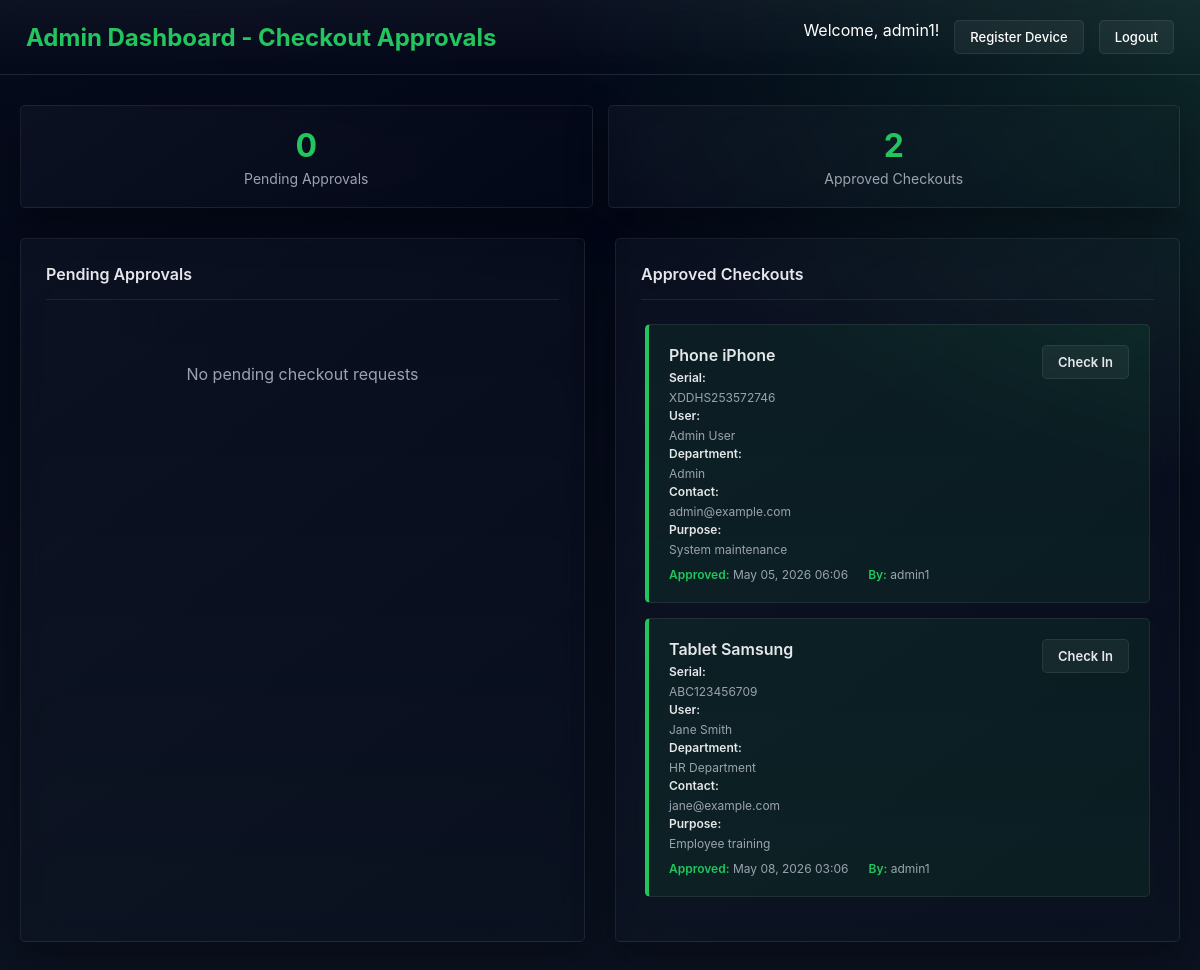
The page /approvals/ (signed in) on the database as committed earlier.
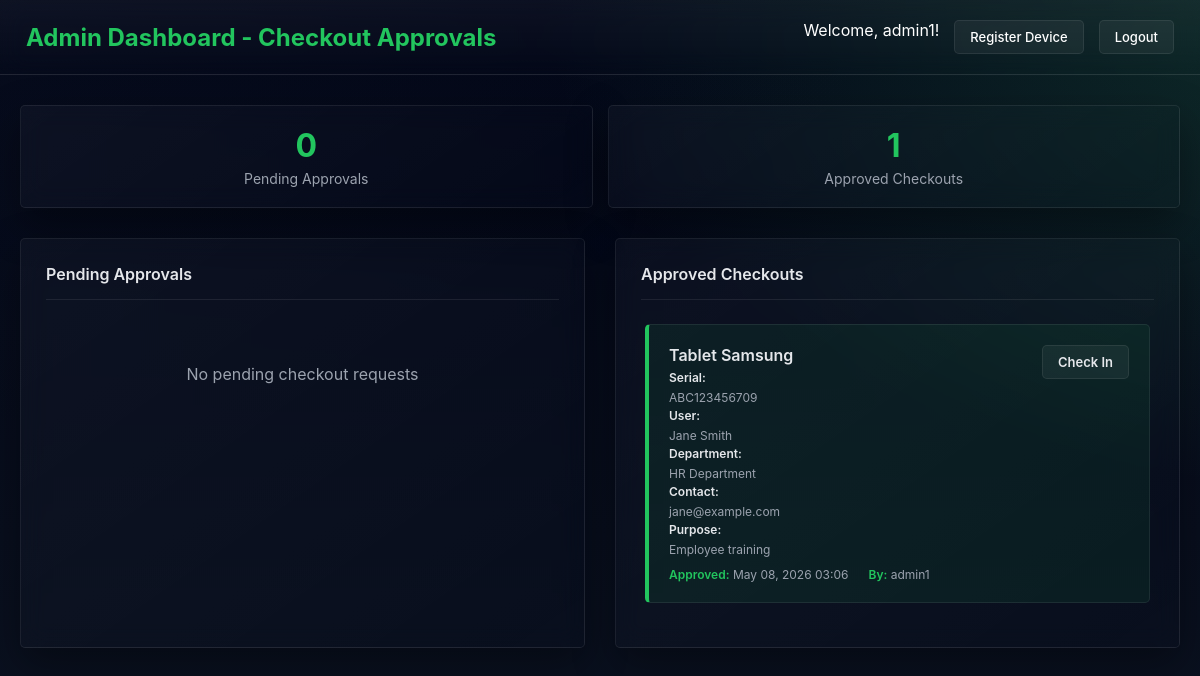
The same page on the database as committed later.
### monitor/models.py (models this page shows, shortened)
class DeviceCheckout(models.Model):
    STATUS_CHOICES = (
        ('PENDING', 'Pending Approval'),
        ('APPROVED', 'Approved'),
        ('CHECKED_OUT', 'Checked Out'),
        ('COMPLETED', 'Completed'),
        ('DENIED', 'Denied'),
    )
    registered_device = models.ForeignKey(RegisteredDevice, on_delete=models.CASCADE, related_name='checkouts', null=True, blank=True)
    serial_number = models.CharField(max_length=120, blank=True, null=True)  # denormalized for quick lookup
    user = models.ForeignKey(User, on_delete=models.CASCADE, related_name='checkouts', null=True, blank=True)
    user_name = models.CharField(max_length=120)
    user_contact = models.CharField(max_length=120, blank=True)
    user_department = models.CharField(max_length=120, blank=True)
    checkout_time = models.DateTimeField(auto_now_add=True)
    checkin_time = models.DateTimeField(null=True, blank=True)
    purpose = models.TextField(blank=True)
    is_active = models.BooleanField(default=True)
    status = models.CharField(max_length=20, choices=STATUS_CHOICES, default='PENDING')
    approved_by = models.ForeignKey(User, on_delete=models.SET_NULL, null=True, blank=True, related_name='approvals')
    approval_date = models.DateTimeField(null=True, blank=True)
    class Meta:
        verbose_name = 'Device Checkout'
        verbose_name_plural = 'Device Checkouts'

class RegisteredDevice(models.Model):
    serial_number = models.CharField(max_length=120, unique=True)
    device_name = models.CharField(max_length=200)
    device_model = models.CharField(max_length=200, blank=True)
    description = models.TextField(blank=True)
    registered_by = models.ForeignKey(User, on_delete=models.SET_NULL, null=True, blank=True, related_name='registered_devices')
    registered_date = models.DateTimeField(auto_now_add=True)
    is_active = models.BooleanField(default=True)
    class Meta:
        verbose_name = 'Registered Device'
        verbose_name_plural = 'Registered Devices'

### monitor/views.py (the view)
# urls.py: path('approvals/', views.admin_approvals, name='admin_approvals'),
@login_required(login_url='login')
@role_required('ADMIN')
def admin_approvals(request):
    pending_checkouts = DeviceCheckout.objects.filter(status='PENDING').order_by('-checkout_time')
    approved_checkouts = DeviceCheckout.objects.filter(status='CHECKED_OUT').order_by('-checkout_time')
    return render(request, 'admin_dashboard.html', {
        'pending_checkouts': pending_checkouts,
        'approved_checkouts': approved_checkouts
    })

### monitor/templates/admin_dashboard.html (shortened to what this page needs)
<!DOCTYPE html>
<html lang="en">
<head>
</head>
<body>
    <header>
        <h1>Admin Dashboard - Checkout Approvals</h1>
        <div class="header-actions">
            <span>Welcome, {{ user.get_full_name|default:user.username }}!</span>
            <a href="{% url 'register_device' %}">Register Device</a>
            <a href="{% url 'logout' %}">Logout</a>
        </div>
    </header>
    <div class="container">
        <div class="stats" data-section="stats">
            <div class="stat-card">
                <div class="stat-number">{{ pending_checkouts|length }}</div>
                <div class="stat-label">Pending Approvals</div>
            </div>
            <div class="stat-card">
                <div class="stat-number">{{ approved_checkouts|length }}</div>
                <div class="stat-label">Approved Checkouts</div>
            </div>
        </div>
        <div class="dashboard-grid">
            <div class="card" data-section="pending-checkouts">
                <h2>Pending Approvals</h2>
                <div class="checkout-list" id="pendingList">
                    {% if pending_checkouts %}
                        {% for checkout in pending_checkouts %}
                        <div class="checkout-item pending" id="checkout-{{ checkout.id }}">
                            <div class="checkout-info">
                                <strong>{% if checkout.registered_device %}{{ checkout.registered_device.device_name }}{% else %}{{ checkout.serial_number }}{% endif %}</strong>
                                <small><strong>Serial:</strong> {{ checkout.serial_number }}</small>
                                <small><strong>User:</strong> {{ checkout.user_name }}</small>
                                <small><strong>Department:</strong> {{ checkout.user_department|default:"N/A" }}</small>
                                <small><strong>Contact:</strong> {{ checkout.user_contact|default:"N/A" }}</small>
                                {% if checkout.purpose %}
                                <small><strong>Purpose:</strong> {{ checkout.purpose }}</small>
                                {% endif %}
                                <div class="checkout-meta">
                                    <div class="meta-item">
                                        <span>Requested:</span> {{ checkout.checkout_time|date:"M d, Y H:i" }}
                                    </div>
                                </div>
                            </div>
                            <div class="action-buttons">
                                <button class="btn-approve" onclick="showConfirmation('{{ checkout.id }}', 'approve')">Approve</button>
                                <button class="btn-deny" onclick="showConfirmation('{{ checkout.id }}', 'deny')">Deny</button>
                            </div>
                        </div>
                        {% endfor %}
                    {% else %}
                        <div class="empty-message">
                            <p>No pending checkout requests</p>
                        </div>
                    {% endif %}
                </div>
            </div>
            <div class="card" data-section="approved-checkouts">
                <h2>Approved Checkouts</h2>
                <div class="checkout-list" id="approvedList">
                    {% if approved_checkouts %}
                        {% for checkout in approved_checkouts %}
                        <div class="checkout-item approved">
                            <div class="checkout-info">
                                <strong>{% if checkout.registered_device %}{{ checkout.registered_device.device_name }}{% else %}{{ checkout.serial_number }}{% endif %}</strong>
                                <small><strong>Serial:</strong> {{ checkout.serial_number }}</small>
                                <small><strong>User:</strong> {{ checkout.user_name }}</small>
                                <small><strong>Department:</strong> {{ checkout.user_department|default:"N/A" }}</small>
                                <small><strong>Contact:</strong> {{ checkout.user_contact|default:"N/A" }}</small>
                                {% if checkout.purpose %}
                                <small><strong>Purpose:</strong> {{ checkout.purpose }}</small>
                                {% endif %}
                                <div class="checkout-meta">
                                    <div class="meta-item">
                                        <span>Approved:</span> {{ checkout.approval_date|date:"M d, Y H:i" }}
                                    </div>
                                    <div class="meta-item">
                                        <span>By:</span> {{ checkout.approved_by.get_full_name|default:checkout.approved_by.username }}
                                    </div>
                                </div>
                            </div>
                            <div class="action-buttons">
                                <button class="btn-approve" onclick="processCheckout('{{ checkout.id }}', '{{ checkout.serial_number }}', '{{ checkout.user_name }}', '{{ checkout.user_contact }}', '{{ checkout.user_department }}', '{{ checkout.purpose }}')">Check In</button>
                            </div>
                        </div>
                        {% endfor %}
                    {% else %}
                        <div class="empty-message">
                            <p>No approved checkouts</p>
                        </div>
                    {% endif %}
                </div>
            </div>
        </div>
    </div>
</body>
</html>

### monitor/templates/admin_dashboard.html (style rules this page uses)
:root { --bg-1: #020617; --bg-2: #0b1220; --card: rgba(2, 6, 23, .75); --card-light: rgba(255,255,255,.03); --text: #e5e7eb; --muted: #9ca3af; --accent: #22c55e; --danger: #ef4444; --warn: #facc15; --border: rgba(255,255,255,.08); --blur: blur(12px); }
* { margin: 0; padding: 0; box-sizing: border-box; font-family: Inter, system-ui, -apple-system, Segoe UI, Roboto, Ubuntu, Arial, sans-serif; }
body { color: var(--text); background: radial-gradient(1200px 600px at -20% -20%, #1e293b33, transparent), radial-gradient(900px 500px at 120% 0%, #4ade8033, transparent), linear-gradient(180deg, var(--bg-1), var(--bg-2)); min-height: 100vh; }
header { backdrop-filter: var(--blur); border-bottom: 1px solid var(--border); background: linear-gradient(180deg, rgba(255,255,255,.04), rgba(255,255,255,0)); color: white; padding: 20px 26px; display: flex; justify-content: space-between; align-items: center; }
header h1 { font-size: 24px; font-weight: 700; color: var(--accent); }
.header-actions { display: flex; gap: 15px; }
.header-actions a { color: white; text-decoration: none; padding: 8px 15px; border-radius: 5px; border: 1px solid var(--border); background: rgba(255, 255, 255, 0.05); transition: all 0.3s ease; font-size: 13px; font-weight: 500; }
.container { max-width: 1200px; margin: 30px auto; padding: 0 20px; }
.dashboard-grid { display: grid; grid-template-columns: 1fr 1fr; gap: 30px; }
.card { border: 1px solid var(--border); border-radius: 5px; padding: 25px; background: linear-gradient(145deg, var(--card-light), rgba(255,255,255,0)); backdrop-filter: var(--blur); box-shadow: 0 16px 40px rgba(0,0,0,.35); }
.card h2 { color: var(--text); margin-bottom: 20px; padding-bottom: 15px; border-bottom: 1px solid var(--border); font-size: 16px; font-weight: 600; }
.checkout-list { max-height: 600px; overflow-y: auto; padding: 4px; }
.checkout-item { padding: 20px; background: rgba(255,255,255,.03); border: 1px solid var(--border); border-radius: 5px; margin-bottom: 15px; display: flex; justify-content: space-between; align-items: flex-start; transition: all 0.3s ease; }
.checkout-item.approved { border-left: 4px solid var(--accent); background: rgba(34,197,94,.08); }
.checkout-info { flex: 1; }
.checkout-info strong { display: block; color: var(--text); margin-bottom: 5px; font-weight: 600; }
.checkout-info small { display: block; color: var(--muted); margin-bottom: 3px; font-size: 12px; }
.checkout-meta { display: flex; gap: 20px; margin-top: 10px; font-size: 12px; }
.meta-item { color: var(--muted); }
.meta-item span { font-weight: 600; color: var(--accent); }
.action-buttons { display: flex; gap: 10px; margin-left: 15px; }
.action-buttons button { padding: 8px 15px; border: 1px solid var(--border); border-radius: 5px; cursor: pointer; font-size: 13px; font-weight: 600; transition: all 0.3s ease; background: rgba(255,255,255,.05); color: var(--text); }
.btn-approve { background: linear-gradient(135deg, var(--accent) 0%, #16a34a 100%); color: #020617; border: none; }
.empty-message { text-align: center; padding: 40px 20px; color: var(--muted); }
.stats { display: grid; grid-template-columns: 1fr 1fr; gap: 15px; margin-bottom: 30px; }
.stat-card { border: 1px solid var(--border); padding: 20px; border-radius: 5px; background: linear-gradient(145deg, var(--card-light), rgba(255,255,255,0)); backdrop-filter: var(--blur); box-shadow: 0 16px 40px rgba(0,0,0,.35); text-align: center; }
.stat-number { font-size: 32px; font-weight: bold; color: var(--accent); margin-bottom: 5px; }
.stat-label { color: var(--muted); font-size: 14px; }

Rows that differ between the two databases and show on the page:
no longer on this page (row edited): DeviceCheckout: registered_device.device_name "Phone iPhone", serial_number "XDDHS253572746", user_name "Admin User", user_department "Admin", user_contact "admin@example.com", purpose "System maintenance", approval_date "May 05, 2026 06:06", approved_by.get_full_name "admin1"
Other text that changed with them:
{{ approved_checkouts|length }}: "2" → "1"
